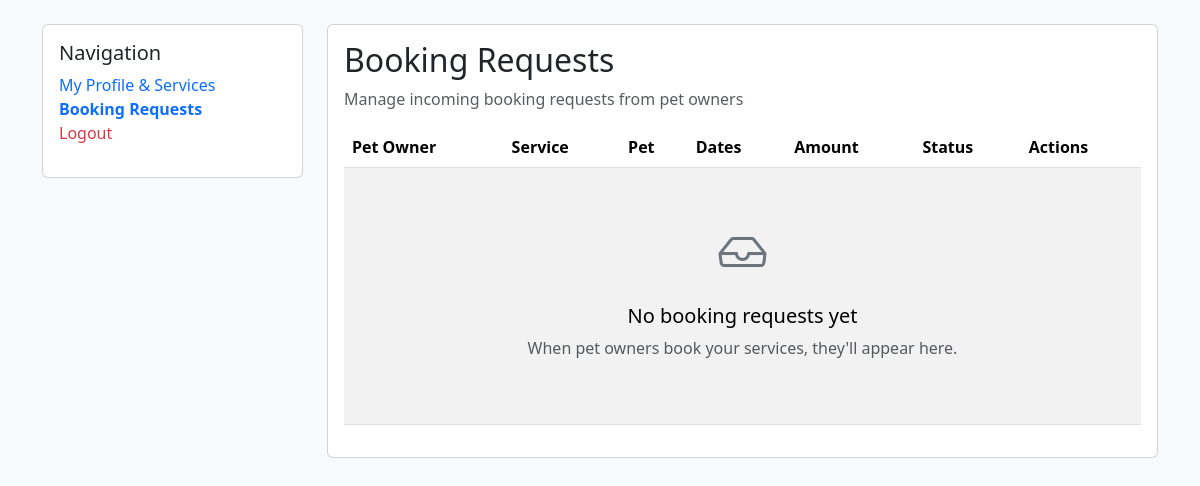
The page /sitter-inbox (signed in) on the database as committed earlier.
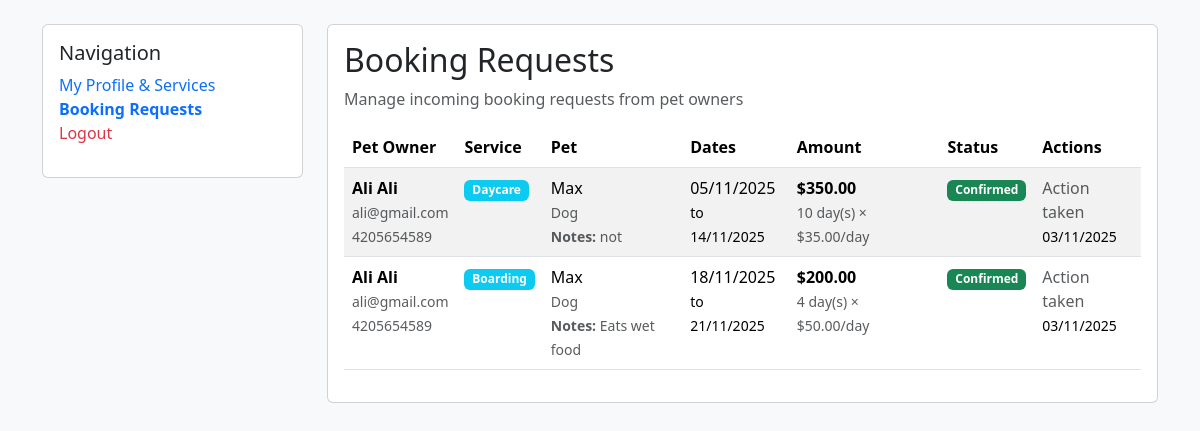
The same page on the database as committed later.
### database.py (models this page shows, shortened)
class Booking(db.Model):
    id = db.Column(db.Integer, primary_key=True)
    owner_id = db.Column(db.Integer, db.ForeignKey('user.id'), nullable=False)
    sitter_id = db.Column(db.Integer, db.ForeignKey('user.id'), nullable=False)
    service_id = db.Column(db.Integer, db.ForeignKey('sitter_service.id'), nullable=False)
    status = db.Column(db.Enum(BookingStatus), default=BookingStatus.pending)
    start_date = db.Column(db.Date, nullable=False)
    end_date = db.Column(db.Date, nullable=False)
    total_days = db.Column(db.Integer, nullable=False)
    total_amount = db.Column(db.Float, nullable=False)
    pet_type = db.Column(db.String(100), nullable=False)
    pet_name = db.Column(db.String(100), nullable=False)
    special_instructions = db.Column(db.Text)
    created_at = db.Column(db.DateTime, default=datetime.utcnow)
    updated_at = db.Column(db.DateTime, default=datetime.utcnow, onupdate=datetime.utcnow)
    confirmed_at = db.Column(db.DateTime)
    completed_at = db.Column(db.DateTime)

class User(db.Model):
    id = db.Column(db.Integer, primary_key=True)
    email = db.Column(db.String(255), unique=True, nullable=False)
    password = db.Column(db.String(255), nullable=False)
    role = db.Column(db.Enum(Role), nullable=False, default=Role.customer)
    created_at = db.Column(db.DateTime, default=datetime.utcnow)
    first_name = db.Column(db.String(100))
    last_name = db.Column(db.String(100))
    phone = db.Column(db.String(20))
    city = db.Column(db.String(100))
    suburb = db.Column(db.String(100))
    created_at = db.Column(db.DateTime, default=datetime.utcnow)
    sitter_services = db.relationship('SitterService', backref='sitter', lazy=True)
    owner_bookings = db.relationship('Booking', foreign_keys='Booking.owner_id', backref='owner', lazy=True)
    sitter_bookings = db.relationship('Booking', foreign_keys='Booking.sitter_id', backref='sitter', lazy=True)

class SitterService(db.Model):
    id = db.Column(db.Integer, primary_key=True)
    sitter_id = db.Column(db.Integer, db.ForeignKey('user.id'), nullable=False)
    service_type = db.Column(db.Enum(ServiceType), nullable=False)
    fixed_rate = db.Column(db.Float, nullable=False)  # Fixed price for this service
    description = db.Column(db.Text)
    is_active = db.Column(db.Boolean, default=True)
    created_at = db.Column(db.DateTime, default=datetime.utcnow)
    updated_at = db.Column(db.DateTime, default=datetime.utcnow, onupdate=datetime.utcnow)
    bookings = db.relationship('Booking', backref='service', lazy=True)

### main.py (the view)
@app.route("/sitter-inbox")
def sitter_inbox():
    sitter = User.query.filter_by(email=session.get('user_email')).first()
    bookings = Booking.query.filter_by(sitter_id=sitter.id).order_by(Booking.created_at.desc()).all()
    return render_template("sitter_inbox.html", bookings=bookings)

### templates/sitter_inbox.html (shortened to what the changed rows need)
<!DOCTYPE html>
<html lang="en">
<head>
    <link href="https://cdn.jsdelivr.net/npm/bootstrap@5.3.2/dist/css/bootstrap.min.css" rel="stylesheet">
    <link rel="stylesheet" href="https://cdn.jsdelivr.net/npm/bootstrap-icons@1.11.1/font/bootstrap-icons.css">
</head>
<body class="bg-light">
    <div class="container mt-4">
        <div class="row">
            <div class="col-md-9">
                <div class="card">
                    <div class="card-body">
                        <h2 class="card-title">Booking Requests</h2>
                        <div class="table-responsive">
                            <table class="table table-striped">
                                <thead>
                                    <tr>
                                        <th>Pet Owner</th>
                                        <th>Service</th>
                                        <th>Pet</th>
                                        <th>Dates</th>
                                        <th>Amount</th>
                                        <th>Status</th>
                                        <th>Actions</th>
                                    </tr>
                                </thead>
                                <tbody>
                                    {% if bookings %}
                                        {% for booking in bookings %}
                                        <tr>
                                            <td>
                                                <strong>{{ booking.owner.first_name }} {{ booking.owner.last_name }}</strong>
                                                <br>
                                                <small class="text-muted">{{ booking.owner.email }}</small>
                                                <br>
                                                <small class="text-muted">{{ booking.owner.phone or 'No phone' }}</small>
                                            </td>
                                            <td>
                                                {% if booking.service.service_type.value == 'boarding' %}
                                                    <span class="badge bg-info">Boarding</span>
                                                {% elif booking.service.service_type.value == 'daycare' %}
                                                    <span class="badge bg-info"> Daycare</span>
                                                {% elif booking.service.service_type.value == 'walking' %}
                                                    <span class="badge bg-info"> Walking</span>
                                                {% endif %}
                                            </td>
                                            <td>
                                                {{ booking.pet_name }}<br>
                                                <small class="text-muted">{{ booking.pet_type }}</small>
                                                {% if booking.special_instructions %}
                                                <br>
                                                <small class="text-muted"><strong>Notes:</strong> {{ booking.special_instructions }}</small>
                                                {% endif %}
                                            </td>
                                            <td>
                                                {{ booking.start_date.strftime('%d/%m/%Y') }}<br>
                                                <small>to {{ booking.end_date.strftime('%d/%m/%Y') }}</small>
                                            </td>
                                            <td>
                                            <strong>${{ "%.2f"|format(booking.total_amount) }}</strong>
                                            <br>
                                            <small class="text-muted">{{ booking.total_days }} day(s) × ${{ "%.2f"|format(booking.service.fixed_rate) }}/day</small>
                                            </td>
                                            <td>
                                                {% if booking.status.value == 'pending' %}
                                                    <span class="badge bg-warning"> Pending</span>
                                                {% elif booking.status.value == 'confirmed' %}
                                                    <span class="badge bg-success">Confirmed</span>
                                                {% elif booking.status.value == 'rejected' %}
                                                    <span class="badge bg-danger"> Rejected</span>
                                                {% elif booking.status.value == 'completed' %}
                                                    <span class="badge bg-secondary"> Completed</span>
                                                {% endif %}
                                            </td>
                                            <td>
                                                {% if booking.status.value == 'pending' %}
                                                    <form method="POST" action="{{ url_for('update_booking_status', booking_id=booking.id) }}" class="d-inline">
                                                        <input type="hidden" name="status" value="confirmed">
                                                        <button type="submit" class="btn btn-success btn-sm mb-1">Confirm</button>
                                                    </form>
                                                    <form method="POST" action="{{ url_for('update_booking_status', booking_id=booking.id) }}" class="d-inline">
                                                        <input type="hidden" name="status" value="rejected">
                                                        <button type="submit" class="btn btn-danger btn-sm mb-1">Reject</button>
                                                    </form>
                                                {% else %}
                                                    <span class="text-muted">Action taken</span>
                                                    <br>
                                                    <small>{{ booking.updated_at.strftime('%d/%m/%Y') }}</small>
                                                {% endif %}
                                            </td>
                                        </tr>
                                        {% endfor %}
                                    {% else %}
                                        <tr>
                                            <td colspan="7" class="text-center py-5">
                                                <i class="bi bi-inbox" style="font-size: 3rem; color: #6c757d;"></i>
                                                <h5 class="mt-3">No booking requests yet</h5>
                                                <p class="text-muted">When pet owners book your services, they'll appear here.</p>
                                            </td>
                                        </tr>
                                    {% endif %}
                                </tbody>
                            </table>
                        </div>
                    </div>
                </div>
            </div>
        </div>
    </div>
</body>
</html>

Rows that differ between the two databases and show on the page:
added Booking: owner.first_name "Ali", owner.last_name "Ali", owner.email "ali@gmail.com", owner "4205654589", shows "Daycare", pet_name "Max", pet_type "Dog", special_instructions "not", start_date "05/11/2025", end_date "14/11/2025", total_amount "350.00", total_days "10", status "Confirmed", updated_at "03/11/2025"
now on this page (row unchanged): SitterService: service.fixed_rate "35.00"
added Booking: owner.first_name "Ali", owner.last_name "Ali", owner.email "ali@gmail.com", owner "4205654589", shows "Boarding", pet_name "Max", pet_type "Dog", special_instructions "Eats wet food", start_date "18/11/2025", end_date "21/11/2025", total_amount "200.00", total_days "4", status "Confirmed", updated_at "03/11/2025"
now on this page (row unchanged): SitterService: service.fixed_rate "50.00"
Other text that changed with them:
text no longer shown: "No booking requests yet When pet owners book your services, they'll appear here."
